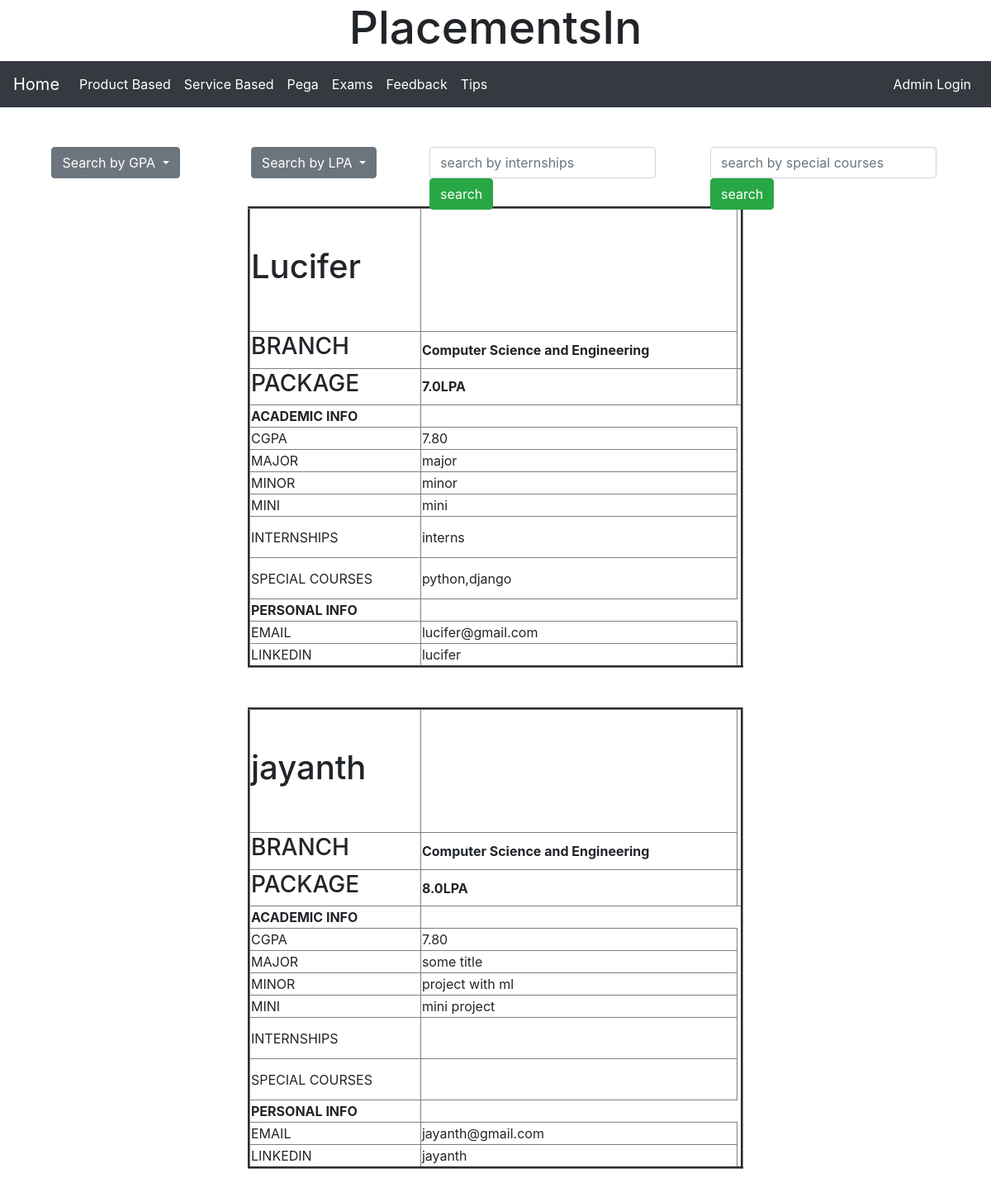
Page /accenture on the committed database.
### profiles/models.py (models this page shows)
class Profiles(models.Model):
    name=models.CharField(max_length=120,default='Some name')
    branch=models.CharField(max_length=120,default='Some branch')
    jobtitle=models.CharField(max_length=120)
    cgpa=models.DecimalField(decimal_places=2,max_digits=1000)
    major=models.CharField(max_length=120)
    mini=models.CharField(max_length=120)
    minor=models.CharField(max_length=120)
    internships=models.TextField(null=True,blank=True)
    special_courses=models.TextField(null=True,blank=True)
    email=models.EmailField(max_length=250)
    LinkedIn=models.CharField(max_length=200)
    org=models.CharField(max_length=120,default='some company')
    package_LPA=models.DecimalField(decimal_places=1,max_digits=1000,default=5)

### profiles/views.py (the view)
# urls.py: path('accenture',Accenture),
def Accenture(request):
    obj=Profiles.objects.filter(org='accenture').values()
    if request.method == "GET":
        st=request.GET.get('searchinterns')
        st1 = request.GET.get('searchspecialcourses')
        if st!=None:
            obj=Profiles.objects.filter(internships__icontains=st,org='accenture')
        if st1!=None:
            obj=Profiles.objects.filter(special_courses__icontains=st1,org='accenture')
    context = {
        'obj':obj
    }
    return render(request,'accenture.html',context)

### templates/accenture.html (shortened to what this page needs)
<!doctype html>
{% extends 'base.html' %}
{% block content %}
<html lang="en">
  <head>
    <link rel="stylesheet" href="https://cdn.jsdelivr.net/npm/bootstrap@4.4.1/dist/css/bootstrap.min.css">
  </head>
  <body>
  <center>
    <br>
    <br>
    <div style="width:200px;height:50px;margin-left:40px;float:left;" class="dropdown">
  <button class="btn btn-secondary dropdown-toggle" type="button" id="GPAMenuButton" data-toggle="dropdown" aria-haspopup="true" aria-expanded="false">
    Search by GPA
  </button>
</div>
   <div style="width:200px;height:50px;margin-left:40px;float:left;" class="dropdown" >
  <button class="btn btn-secondary dropdown-toggle" type="button" id="LPAMenuButton" data-toggle="dropdown" aria-haspopup="true" aria-expanded="false">
    Search by LPA
  </button>
</div>
      <div style="width:300px;height:50px;margin-left:40px;float:left;">
    <form action="" method="get" class="form-inline">
        <input type="text" class="form-control" name="searchinterns" placeholder="search by internships"/>
        <input type="submit" value="search" class="btn btn-success">
    </form>
</div>
      <div style="width:300px;height:50px;margin-left:40px;float:left;">
    <form action="" method="get" class="form-inline">
        <input type="text" class="form-control" name="searchspecialcourses" placeholder="search by special courses"/>
        <input type="submit" value="search" class="btn btn-success">
    </form>
</div>
</center>
<br>
<br>
<br>
 {% for x in obj %}
 <center>
 <table border='3' style="width:50%;">
 <tr style="height:150px;">
 <td><h1>{{x.name}}</h1></td>
 <td>   </td>
 </tr>
 <tr>
 <td><h3>BRANCH</h3></td>
 <td><b>{{x.branch}}</b></td>
 </tr>
 <tr>
 <td><h3>PACKAGE</h3></td>
 <td><b>{{x.package_LPA}}LPA</b><td>
 </tr>
 <tr>
 <th>ACADEMIC INFO</th>
 </tr>
 <tr>
 <td>CGPA</td>
 <td>{{x.cgpa}}</td>
 </tr>
 <tr>
 <td>MAJOR</td>
 <td>{{x.major}}</td>
 </tr>
 <tr>
 <td>MINOR</td>
 <td>{{x.minor}}</td>
 </tr>
 <tr>
 <td>MINI</td>
 <td>{{x.mini}}</td>
 </tr>
 <tr style="height:50px;">
 <td>INTERNSHIPS</td>
 <td>{{x.internships}}</td>
 </tr>
 <tr style="height:50px">
 <td>SPECIAL COURSES</td>
 <td>{{x.special_courses}}</td>
 </tr>
 <tr>
 <th>PERSONAL INFO</th>
 </tr>
 <tr>
 <td>EMAIL</td>
 <td>{{x.email}}</td>
 </tr>
 <tr>
 <td>LINKEDIN</td>
 <td>{{x.LinkedIn}}</td>
 </tr>
 </table>
 </center>
 <br>
 <br>
 {% endfor %}
  </body>
</html>
{% endblock %}

### rows in the picture
Profiles: name "Lucifer", branch "Computer Science and Engineering", package_LPA "7.0", cgpa "7.80", major "major", minor "minor", mini "mini", internships "interns", special_courses "python,django", email "lucifer@gmail.com", LinkedIn "lucifer"
Profiles: name "jayanth", branch "Computer Science and Engineering", package_LPA "8.0", cgpa "7.80", major "some title", minor "project with ml", mini "mini project", email "jayanth@gmail.com", LinkedIn "jayanth"
